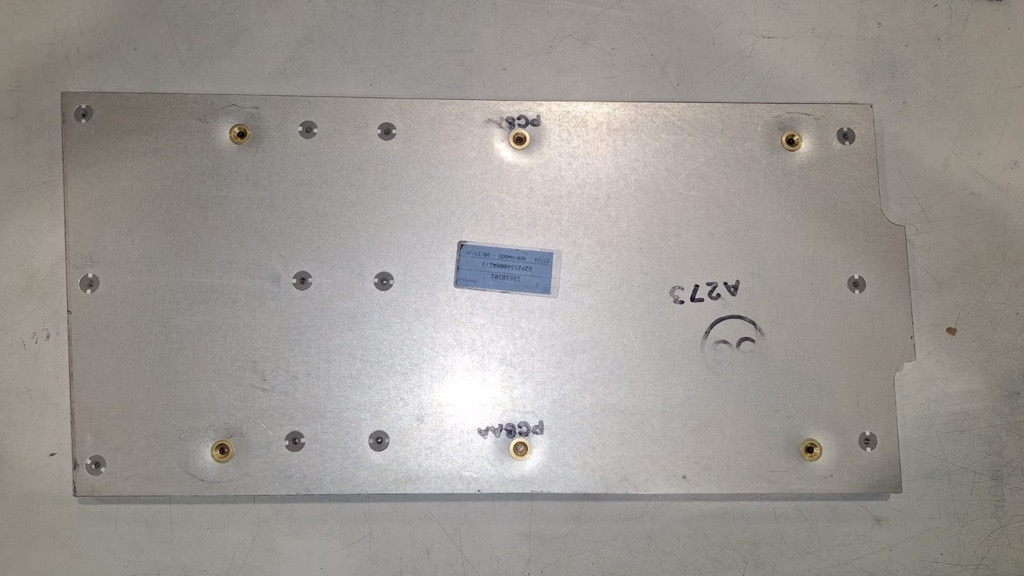
#> input picture backend/optical_inspector.db-x-inspection-1-original_image.jpg, 1024 x 576 px
$ python -i engine.py   (imports and definitions only)   (older library calls are emulated)
#> lines starting #> are read from the running program, lines starting #| are printed output that depends on the picture
"""Motor del comparador optico general (sin base de datos ni HTTP).

Compara una foto de la pieza contra su pieza patron (golden) sin suponer que sea un panel:

1. Alinea la foto con el patron (puntos SIFT + RANSAC y afinado ECC): la pieza puede estar en otra
   posicion, giro o distancia, y el recorte no tiene que ser identico.
2. Normaliza la iluminacion (ganancia global y un campo suave de brillo) para no confundir luz con defecto.
3. Calcula tres mapas de diferencia tolerantes a un pequeno desplazamiento: color (Lab), borde que sobra
   y borde que falta.
4. Agrupa lo anomalo en regiones y de cada una explica que es distinto, donde esta y como se ve en el
   patron y en la pieza.

Todos los umbrales estan en `PRESETS` y en las constantes de arriba (ver README_COMPARADOR.md).
"""
from __future__ import annotations

import math
from dataclasses import dataclass
from typing import Any

import cv2
import numpy as np

# ---------------------------------------------------------------------------
# Parametros
# ---------------------------------------------------------------------------

WORK_SIDE = 1400                # lado mayor (px) con el que se compara
SEARCH_SIDE = 3200              # lado mayor (px) de la foto en la que se BUSCA el patron (puede ser mucho mas grande que el recorte)
MIN_INPUT_SIDE = 80             # una foto o recorte mas chico no sirve
MIN_MATCHES = 14                # coincidencias RANSAC minimas para aceptar el alineamiento por puntos
MIN_ECC = 0.30                  # correlacion minima de bordes tras alinear: menos = no es la misma pieza
MIN_COVERAGE = 0.80             # fraccion del patron que debe quedar cubierta por la foto alineada
MAX_EXCLUDED = 0.45             # fraccion maxima excluida (brillos saturados / sin dato) para poder decidir
SATURATED_L = 247.0             # L (0-255) desde la cual un pixel se considera reflejo/quemado
TOLERANCE_FRACTION = 0.0035     # desplazamiento admitido por el alineamiento, fraccion del lado mayor
STRONG_FACTOR = 2.5              # marca con intensidad >= 2.5 veces el umbral: cuenta aunque sea menor al area minima
NOISE_SIGMAS = 6.0              # umbral adaptativo: mediana + k * MAD del mapa de diferencias

# Cada preset: (dE minimo de color, fuerza minima de borde, area minima de region en % de la pieza,
#               % de area anomala para REVISAR, para FALLO). "estricto" es el valor por defecto.
# `noise_sigmas`: cuanto sube el umbral con el ruido de la propia foto (mediana + k * MAD); menor = ve marcas mas debiles.
# "maximo" es para marcas muy finas o tenues (pluma, rayones, manchas leves) en piezas de fondo limpio.
PRESETS: dict[str, dict[str, float]] = {
    "maximo": {"delta_e": 5.0, "edge": 0.08, "min_area_pct": 0.003, "review_pct": 0.01, "fail_pct": 0.30, "noise_sigmas": 3.5},
    "estricto": {"delta_e": 9.0, "edge": 0.16, "min_area_pct": 0.012, "review_pct": 0.04, "fail_pct": 0.60, "noise_sigmas": 6.0},
    "normal": {"delta_e": 13.0, "edge": 0.24, "min_area_pct": 0.04, "review_pct": 0.15, "fail_pct": 1.50, "noise_sigmas": 6.0},
    "tolerante": {"delta_e": 19.0, "edge": 0.36, "min_area_pct": 0.12, "review_pct": 0.50, "fail_pct": 4.00, "noise_sigmas": 7.0},
}
DEFAULT_PRESET = "estricto"


class CompareInconclusive(ValueError):
    """La foto no permite decidir (no se alinea, esta borrosa, etc.): hay que repetirla."""


@dataclass
class Alignment:
    matrix: np.ndarray          # 3x3, foto (espacio de trabajo) -> patron
    method: str
    inliers: int
    matches: int
    ecc: float | None
    coverage: float
    test_scale: float = 1.0     # foto usada = foto original * test_scale
    object_scale: float = 1.0   # tamano del patron en la foto, respecto a su tamano en el patron
    rotation_deg: float = 0.0
    verify: float = 0.0         # parecido (ZNCC) entre el patron y la foto alineada


# ---------------------------------------------------------------------------
# Utilidades de imagen
# ---------------------------------------------------------------------------

# [7 lines left out: function _fit, not called in this run]


def _gray(image: np.ndarray) -> np.ndarray:
    return cv2.cvtColor(image, cv2.COLOR_BGR2GRAY)


def _check_input(image: np.ndarray, name: str) -> None:
    if image is None or image.ndim != 3 or min(image.shape[:2]) < MIN_INPUT_SIDE:
        raise CompareInconclusive(f"La imagen {name} es demasiado pequeña para comparar (minimo {MIN_INPUT_SIDE} px por lado).")


# [134 lines left out: functions image_quality, _vote_pose, _match_points, _refine_ecc, _similar_framing, not called in this run]


MIN_VERIFY = 0.35               # correlacion minima (gris o bordes) entre el patron y la foto ya alineada (puntos)
MIN_VERIFY_TEMPLATE = 0.55      # idem para la busqueda por plantilla, que siempre encuentra *algo* y por eso exige mas


# [24 lines left out: function _verify, not called in this run]


class _Rejected(CompareInconclusive):
    """Un candidato de alineamiento no paso la verificacion (se prueba con el siguiente)."""


# [188 lines left out: functions _template_candidates, _try_candidate, align, _coverage_mask, not called in this run]


# ---------------------------------------------------------------------------
# Mapas de diferencia
# ---------------------------------------------------------------------------

def _lab(image: np.ndarray) -> np.ndarray:
    """Lab en float32 con L, a, b en escala 0-255 (a y b centrados en 128)."""
    return cv2.cvtColor(image, cv2.COLOR_BGR2LAB).astype(np.float32)


# [25 lines left out: function _normalize_light, not called in this run]


def _envelope(channel: np.ndarray, radius: int) -> tuple[np.ndarray, np.ndarray]:
    kernel = cv2.getStructuringElement(cv2.MORPH_ELLIPSE, (2 * radius + 1, 2 * radius + 1))
    return cv2.erode(channel, kernel), cv2.dilate(channel, kernel)


# [19 lines left out: function _tolerant_color, not called in this run]


def _gradient(gray: np.ndarray) -> np.ndarray:
    blurred = cv2.GaussianBlur(gray, (0, 0), 1.3)
    gx = cv2.Sobel(blurred, cv2.CV_32F, 1, 0)
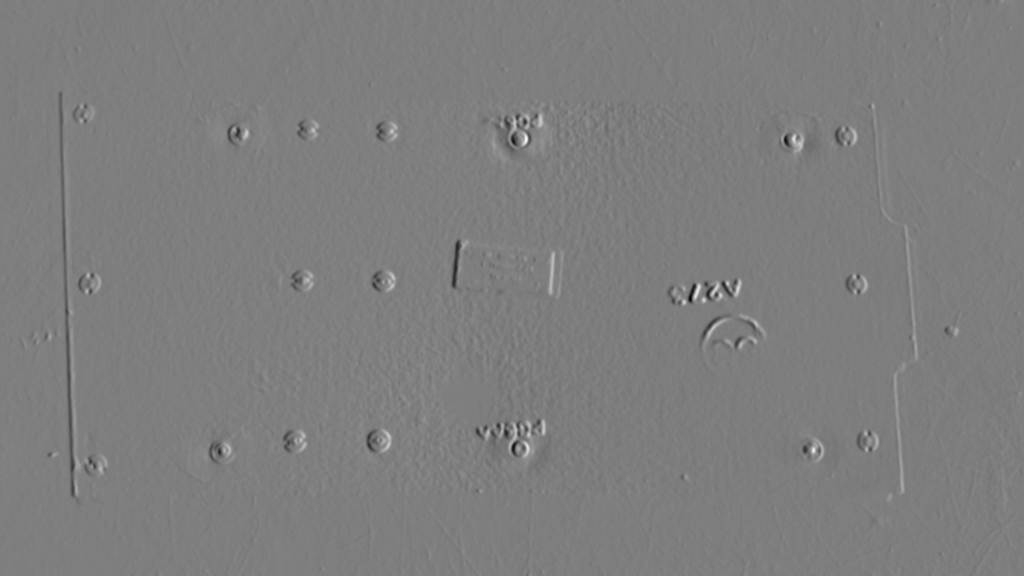
#> gx: shape (576, 1024) float32; min -310, max 315, mean -0.1; drawn with min black and max white
    gy = cv2.Sobel(blurred, cv2.CV_32F, 0, 1)
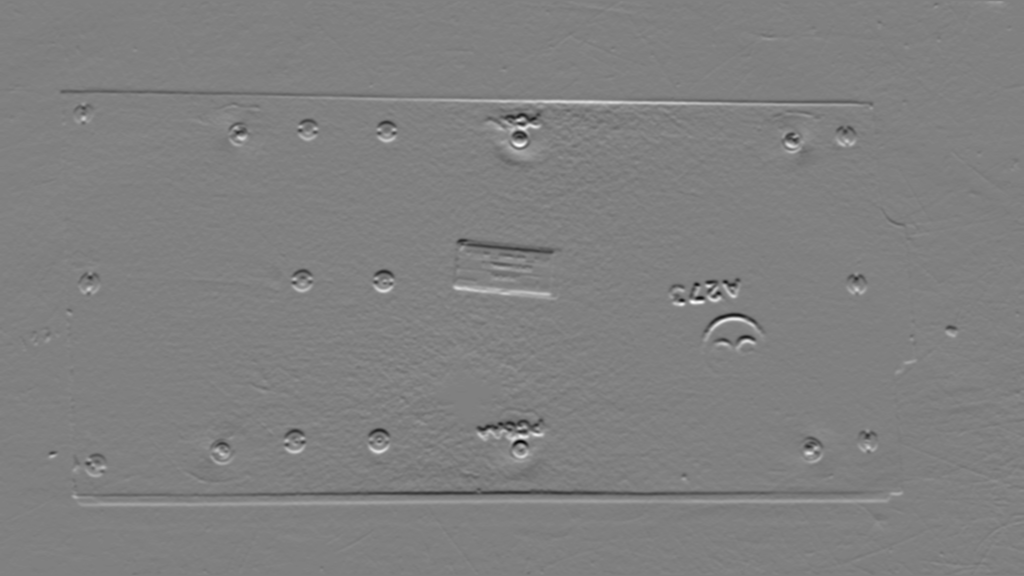
#> gy: shape (576, 1024) float32; min -283, max 279, mean 0; drawn with min black and max white
    return cv2.magnitude(gx, gy)
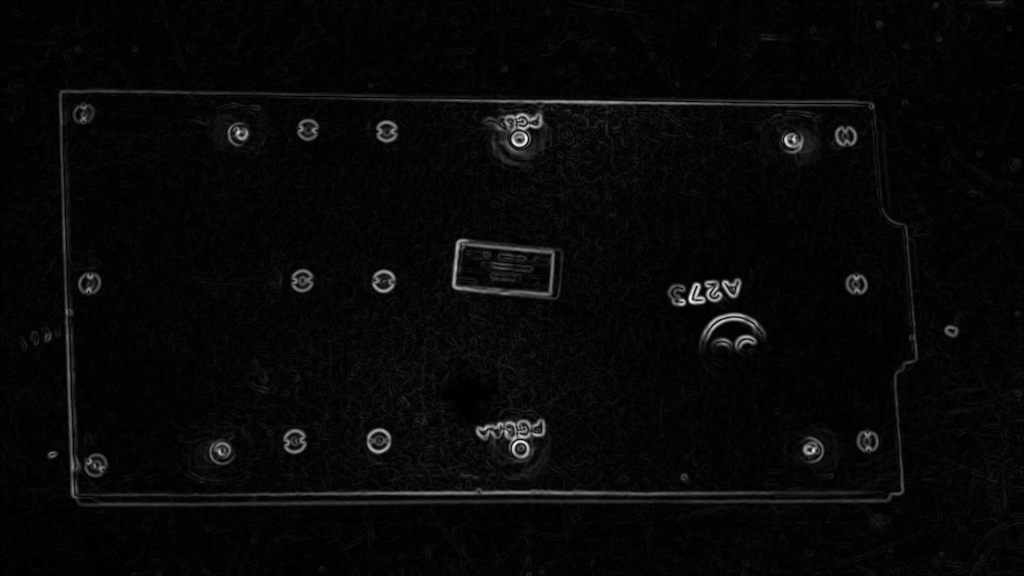
#> returned value: shape (576, 1024) float32; min 0, max 319.3, mean 10.3; drawn with min black and max white


# [20 lines left out: functions _edge_maps, _adaptive, not called in this run]


# ---------------------------------------------------------------------------
# Descripcion de las regiones
# ---------------------------------------------------------------------------

_HUES = [(0, "rojo"), (11, "naranja"), (22, "amarillo"), (38, "verde amarillento"), (50, "verde"), (85, "turquesa"),
         (100, "azul claro"), (125, "azul"), (145, "violeta"), (165, "magenta"), (180, "rojo")]


# [101 lines left out: functions describe_color, _zone_name, _severity, _local_shift, _explain, not called in this run]


KIND_LABEL = {
    "desplazado": "Elemento desplazado", "falta": "Falta detalle", "extra": "Detalle adicional",
    "reflejo": "Posible reflejo", "color": "Cambio de color", "brillo": "Cambio de brillo", "diferencia": "Diferencia",
}


# ---------------------------------------------------------------------------
# Comparacion
# ---------------------------------------------------------------------------

# [283 lines left out: functions compare, _near_misses, _locate, _ssim, _sentence, _summary, not called in this run]


# ---------------------------------------------------------------------------
# Imagenes del informe
# ---------------------------------------------------------------------------

SEVERITY_BGR = {"critica": (60, 60, 255), "moderada": (0, 165, 255), "leve": (0, 215, 255)}


# [53 lines left out: function _render, not called in this run]

>>> import cv2
>>> picture = cv2.imread('../../optical_inspector.db-x-inspection-1-original_image.jpg', cv2.IMREAD_GRAYSCALE)
>>> result = _gradient(picture)

$ run again, on backend/image.png
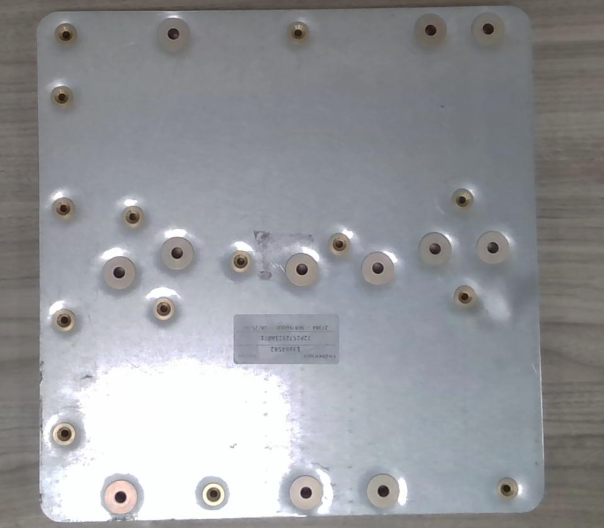
#> input picture backend/image.png, 604 x 528 px
#> in _gradient, `gy = cv2.Sobel(blurred, cv2.CV_32F, 0, 1)`:
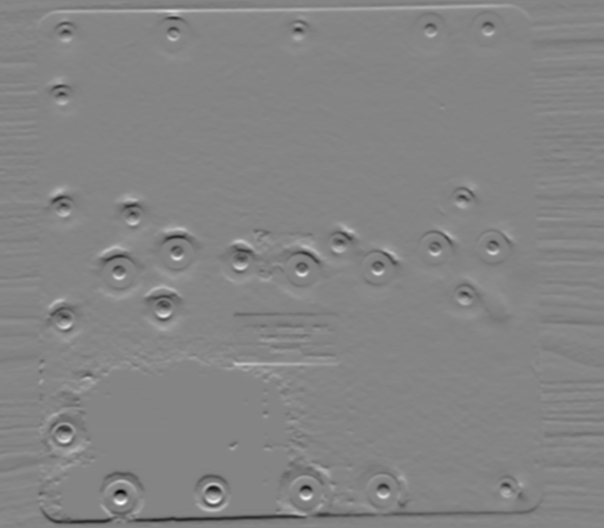
#> gy: shape (528, 604) float32; min -354, max 328, mean 0.6; drawn with min black and max white
#> in _gradient, `return cv2.magnitude(gx, gy)`:
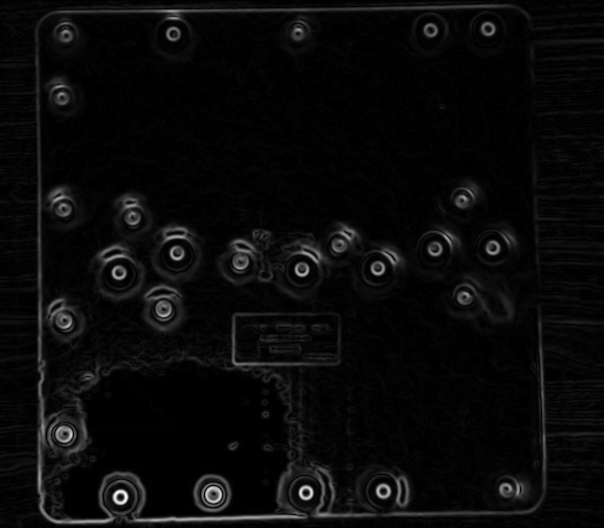
#> returned value: shape (528, 604) float32; min 0, max 369.7, mean 14.5; drawn with min black and max white

$ run again, on backend/panel1.png
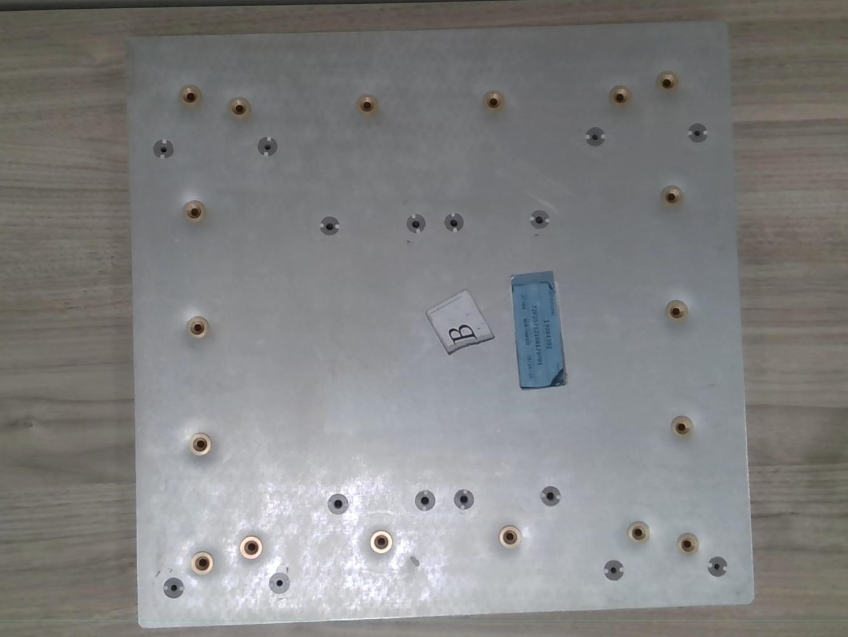
#> input picture backend/panel1.png, 848 x 637 px
#> in _gradient, `gy = cv2.Sobel(blurred, cv2.CV_32F, 0, 1)`:
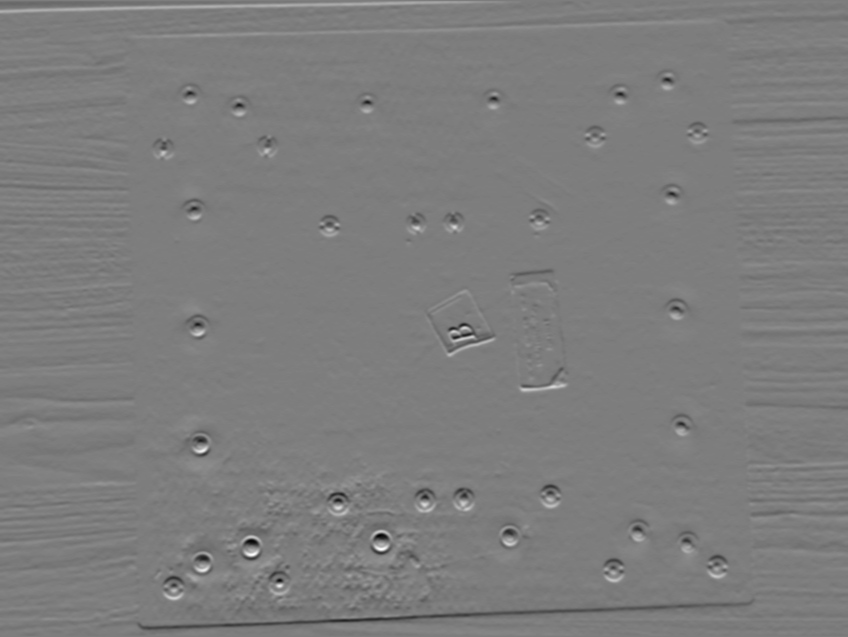
#> gy: shape (637, 848) float32; min -280, max 291, mean 0.7; drawn with min black and max white
#> in _gradient, `return cv2.magnitude(gx, gy)`:
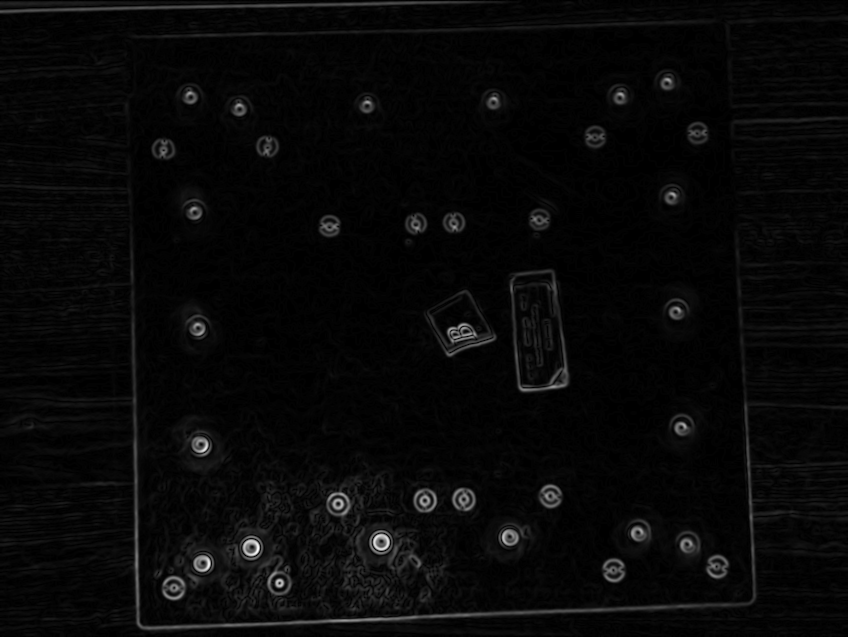
#> returned value: shape (637, 848) float32; min 0, max 336.9, mean 10.8; drawn with min black and max white
